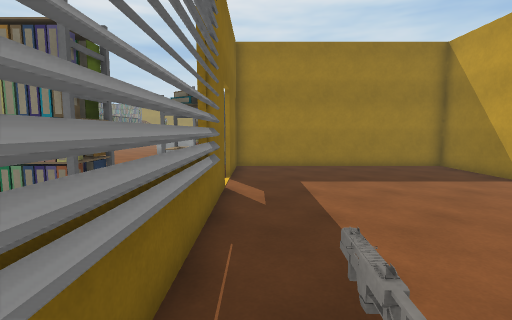
[1] (above)

24 first-person views from a walk through a Unity game level. The camera is 1.5 m above the floor, tilts 6° down and sees 85° across. Doors are open. The floor is counted in squares, 1 m on a side. Each view is taken from the middle of a square. On the plan, view 1 faces up. The plan holds only what a view shows up to about 14 squares ahead; the rest is blank. The place goes on beyond the plan. The player is left out. Some surface patterns are stand-ins.

[2]
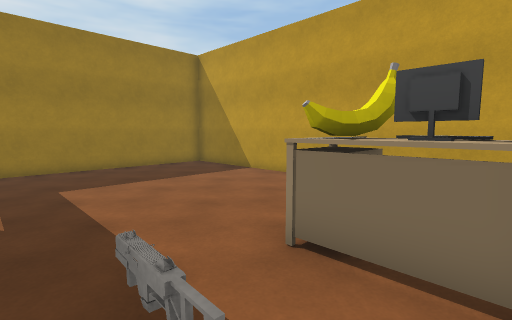

[3]
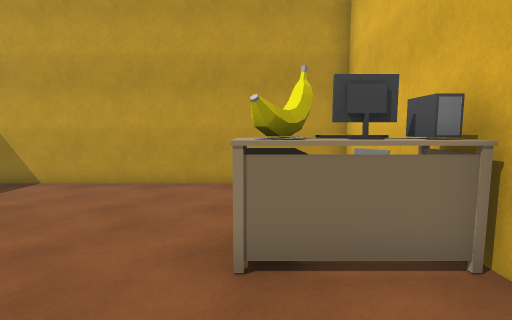

[4]
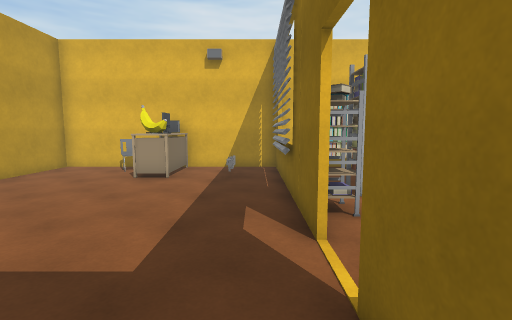

[5]
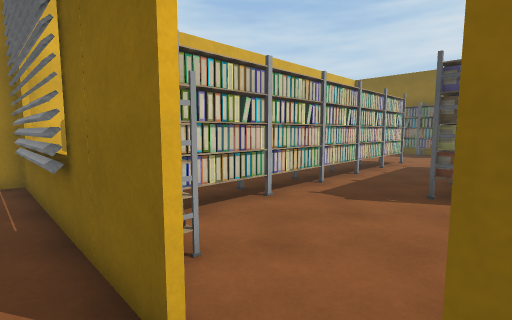

[6]
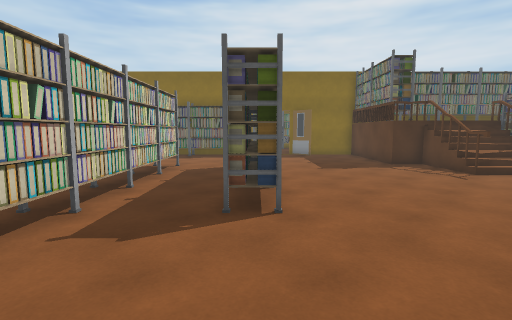

[7]
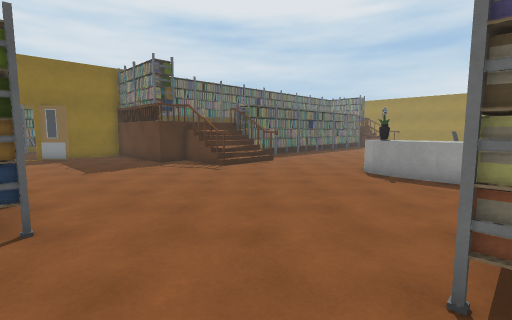

[8]
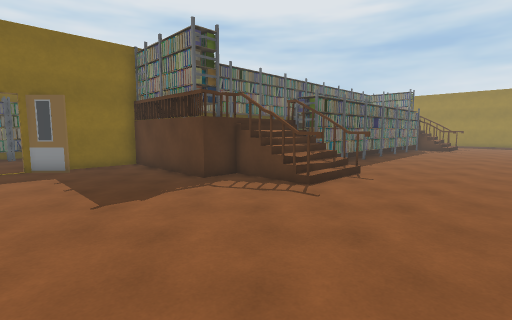

[9]
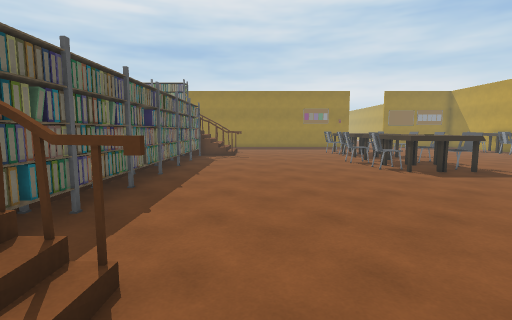

[10]
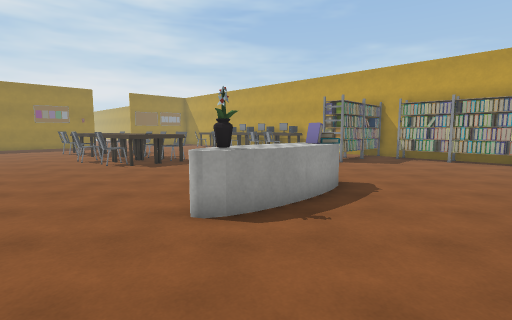

[11]
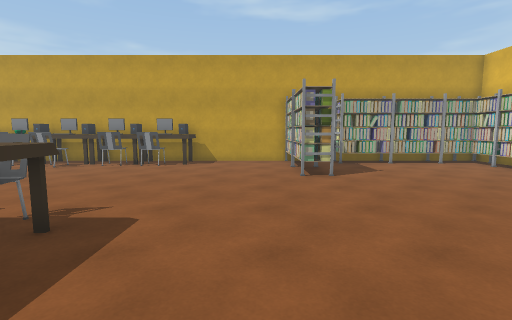

[12]
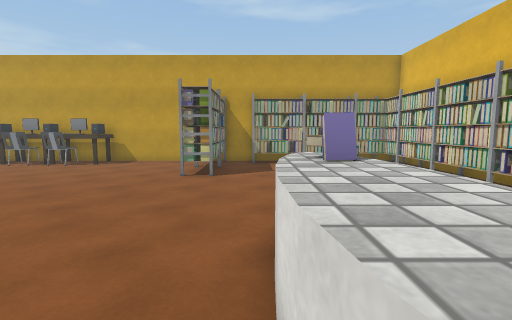

[13]
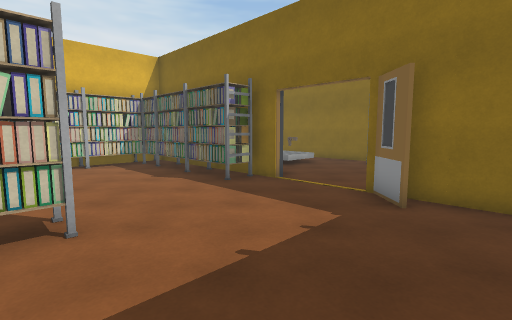

[14]
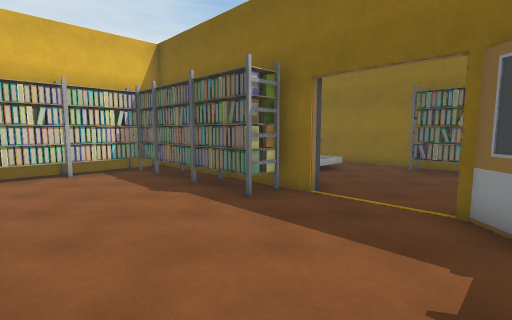

[15]
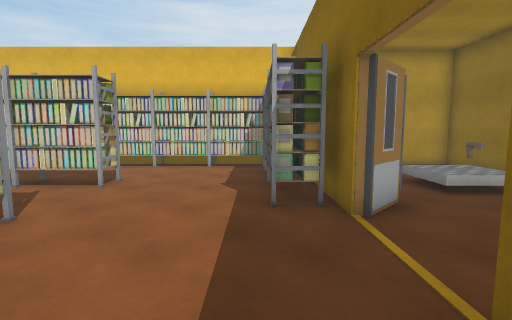

[16]
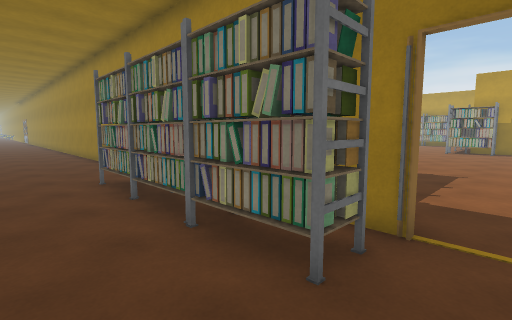

[17]
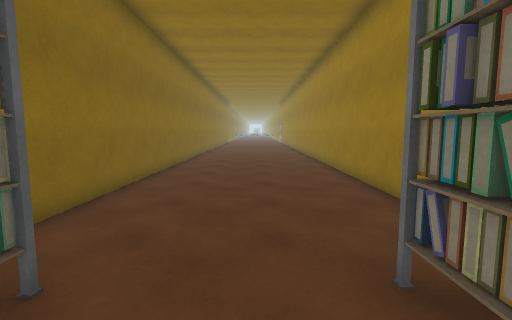

[18]
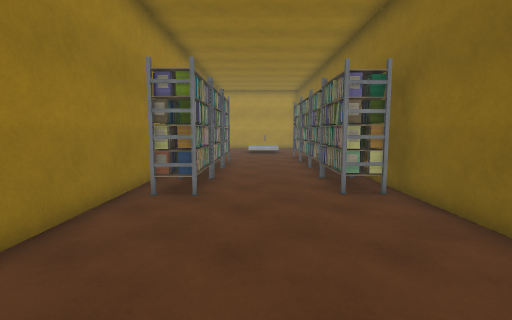

[19]
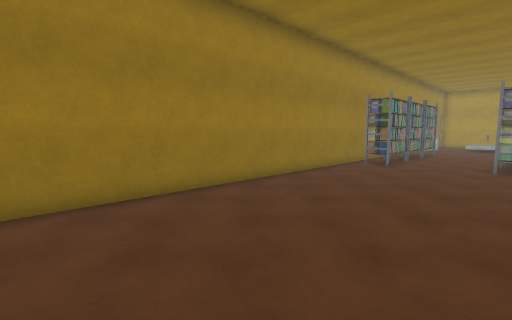

[20]
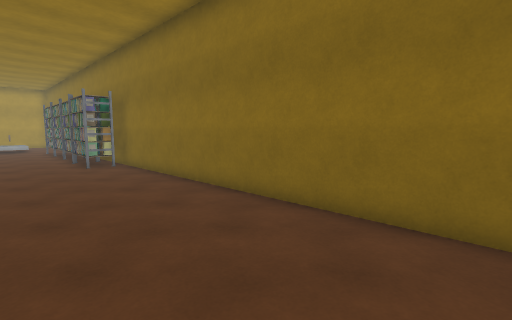

[21]
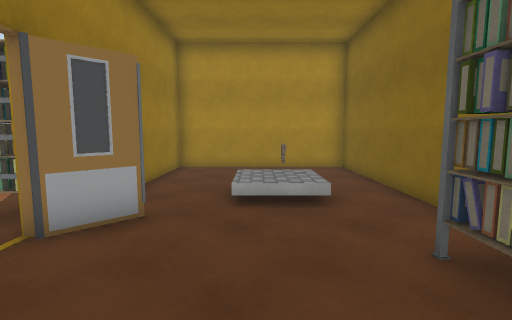

[22]
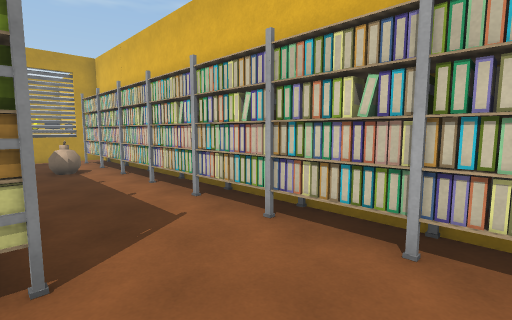

[23]
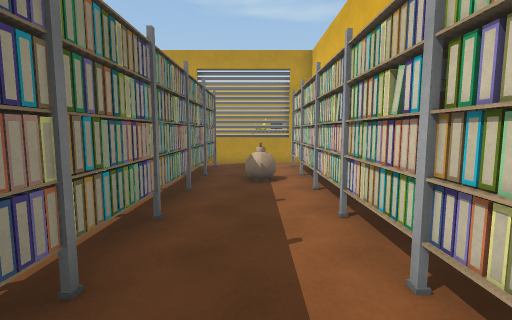

[24]
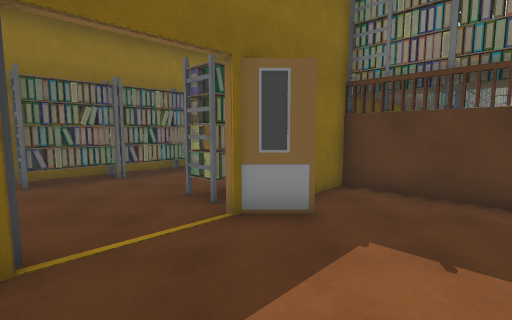

### Floor plan
Points are (right, up) in squares from view 1. A wall is a line through its corners. A room is listed if a view was taken in it or the views show most of it. See-through windows are left out.
Room 1 (views 1, 2, 3, 4, 5)
walls: (-0.8, 7.4) (-0.8, -0.6) (7.9, -0.6) (7.9, 11.9) (-0.8, 11.9) (-0.8, 8.8)
ways out: open door at (-1, 8.5) to room 2
objects: other object (-2, 6) to (-1, 6); other object (1, 2); other object (3, 0); other object (3, 1); other object (3, 2) to (4, 2); other object (4, 0) to (4, 1); other object (5, 0) to (5, 1)
Room 2 (views 6, 7, 8, 9, 10, 11, 12, 13, 14, 15, 16, 17, 18, 19, 20, 21, 22, 23, 24)
walls: (-11, 15.4) (-14.4, 15.4) (-14.4, 14) (-19.7, 14) (-19.7, 11); (-11, 18.5) (-12, 18.5); (-12.8, 16.5) (-12.8, 15.4); (-11.3, 18.6) (-11.4, 17.5); (-13.2, 16.5) (-13.2, 15.4); (-13.7, 16.6) (-13.7, 15.4); (-13.2, 18.5) (-13.2, 17.5); (-13.7, 18.5) (-13.7, 17.5); (-5.5, 18.7) (-4.7, 18.8); (-4.7, 17.5) (-5.5, 17.6); (-4.9, 18.8) (-4, 18.8); (-4, 17.5) (-4.8, 17.5); (-4.1, 18.8) (-3.3, 18.8); (-3.5, 17.5) (-4.1, 17.5); (-19.8, 15) (-19.8, 29.9); (-19.8, 10.4) (-19.8, 11.4); (-19.7, 6.6) (-19.7, 0.2); (-26.6, 13.4) (-26.6, -0.6) (-19.8, -0.6) (-19.8, 3.1); (-3.9, -0.6) (-1, -0.6); (-1, 0.1) (-1, 4.1); (7.9, 12) (7.9, 30.5); (-19.4, -0.6) (-11.9, -0.6); (-26.6, 30) (-26.6, 15)
low walls: (-12.8, 16) (-12.7, 15.4); (1.5, 12) (7.9, 12)
ways out: open door at (-1, 8.5) to room 1; opening at (-13.5, 17)
objects: other object (-26, 8) to (-25, 10); other object (-26, 11) to (-25, 12); other object (-26, 13) to (-25, 14); other object (-26, 15) to (-25, 17); other object (-24, 5); other object (-22, 11) to (-21, 12); other object (-22, 13) to (-21, 14); other object (-22, 15) to (-21, 18); other object (-21, 6) to (-20, 7); other object (-20, 10) to (-19, 11); other object (-19, 0) to (-18, 1); other object (-19, 2) to (-18, 3); other object (-19, 4) to (-18, 6); other object (-18, 0) to (-16, 0); other object (-15, 0) to (-14, 0); other object (-14, 4) to (-12, 5); other object (-14, 8) to (-12, 8); other object (-14, 19) to (-13, 20); other object (-14, 21) to (-13, 23); other object (-14, 24) to (-13, 25); other object (-14, 26) to (-13, 27); other object (-14, 28) to (-13, 29); other object (-13, 0) to (-12, 0); other object (-11, 0) to (-9, 0); other object (-11, 4) to (-10, 5); other object (-11, 8) to (-10, 8); other object (-9, 4) to (-7, 5); other object (-9, 8) to (-7, 8); other object (-8, 0) to (-7, 0); other object (-6, 0) to (-5, 0); other object (-6, 2) to (-5, 2); other object (-6, 4) to (-5, 5); other object (-6, 18); other object (-6, 29) to (-5, 30); other object (-5, 27) to (-5, 28); other object (-4, 0) to (-2, 0); other object (-4, 4) to (-3, 5); other object (-4, 26) to (-4, 27); other object (-4, 28) to (-4, 30); other object (-3, 18); other object (-3, 26) to (-2, 26); other object (-3, 28) to (-3, 30); other object (-2, 11) to (-2, 13); other object (-2, 18); other object (-2, 27) to (-1, 28); other object (-2, 29) to (-1, 30); other object (-1, 13) to (1, 13); other object (2, 13) to (3, 13); other object (3, 21) to (5, 21); other object (4, 13) to (5, 13); other object (6, 13); other object (6, 21) to (7, 21); other object (6, 26); other object (6, 27) to (6, 28); other object (6, 29); other object (7, 13) to (7, 14); other object (7, 15) to (7, 16); other object (7, 17) to (7, 19); other object (7, 26); other object (7, 27); other object (7, 28); other object (7, 29) to (7, 30)

Where each view was taken, in squares from view 1:
view 1: 0 up, 0 right, facing up
view 2: 0 up, 0 right, facing up-right
view 3: 2 up, 0 right, facing right
view 4: 11 up, 0 right, facing down
view 5: 9 up, 0 right, facing down-left
view 6: 8 up, 2 left, facing left
view 7: 8 up, 2 left, facing up-left
view 8: 9 up, 7 left, facing up-left
view 9: 16 up, 10 left, facing up
view 10: 14 up, 9 left, facing up-right
view 11: 23 up, 6 left, facing right
view 12: 19 up, 6 left, facing right
view 13: 13 up, 13 left, facing down-left
view 14: 11 up, 14 left, facing down-left
view 15: 12 up, 18 left, facing down
view 16: 9 up, 24 left, facing up-right
view 17: 15 up, 23 left, facing up
view 18: 24 up, 23 left, facing down
view 19: 30 up, 26 left, facing down-right
view 20: 30 up, 22 left, facing down-left
view 21: 11 up, 23 left, facing down
view 22: 4 up, 17 left, facing down-right
view 23: 2 up, 14 left, facing right
view 24: 7 up, 16 left, facing up-left
